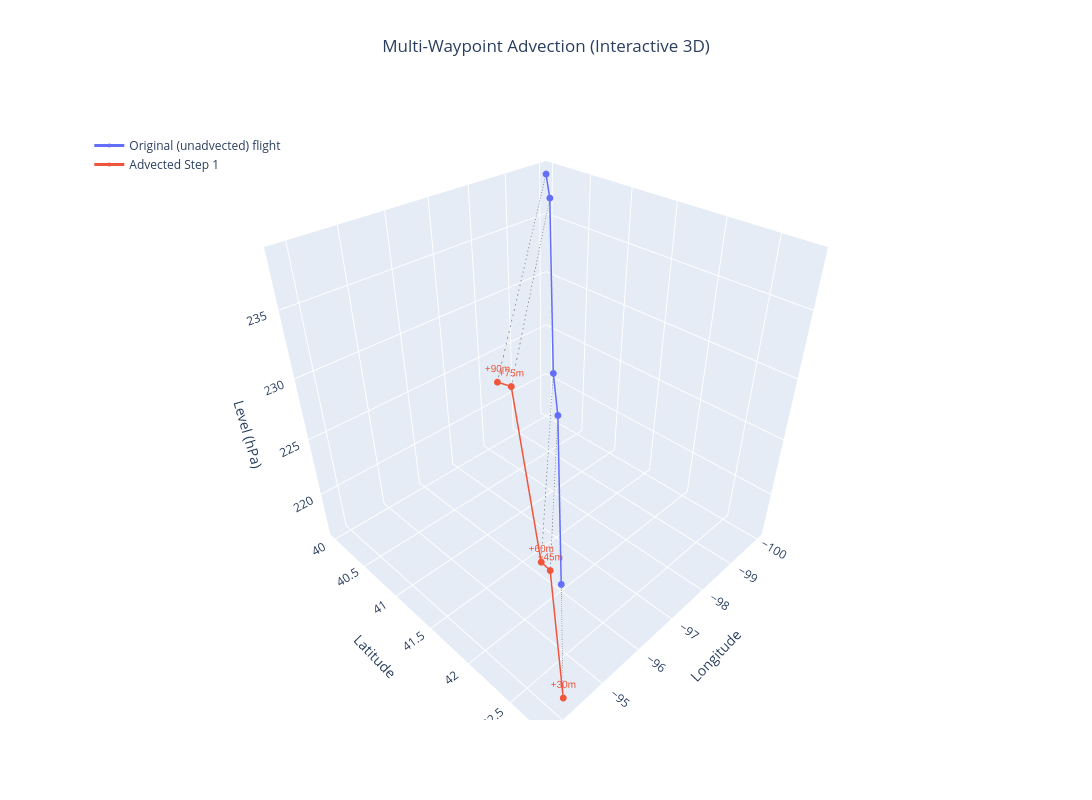

The notebook cell saved with this chart:
### Markdown cell above
## Visualize the Trajectory

Trace how the flight moved over the advection period. Note that this visualization works with either the 'Uniform Advection' or 'Advecting a Flight to a Time' cells.

### Code cell
import plotly.graph_objects as go
import plotly.express as px
import pandas as pd
import numpy as np

fig = go.Figure()

colors = px.colors.qualitative.Plotly
parcel_paths = {}

for i, flight in enumerate(advected_steps):
    df = flight.dataframe.copy()
    
    df['time'] = pd.to_datetime(df['time'])
    if 'advected_time' in df.columns:
        df['advected_time'] = pd.to_datetime(df['advected_time'])
    else:
        df['advected_time'] = df['time']
    
    if 'parcel_id' in df.columns:
        for _, row in df.iterrows():
            pid = row['parcel_id']
            if pid not in parcel_paths:
                parcel_paths[pid] = {'x': [], 'y': [], 'z': []}
            parcel_paths[pid]['x'].append(row['longitude'])
            parcel_paths[pid]['y'].append(row['latitude'])
            parcel_paths[pid]['z'].append(row['level'])
            
    time_diff_minutes = ((df['advected_time'] - df['time']).dt.total_seconds() / 60.0).round().astype(int)
    labels = [f"+{m}m" if m > 0 else "" for m in time_diff_minutes]
    name = f'Advected Step {i}' if i > 0 else 'Original (unadvected) flight'
    color = colors[i % len(colors)]

    fig.add_trace(go.Scatter3d(
        x=df['longitude'],
        y=df['latitude'],
        z=df['level'],
        mode='lines+markers+text',
        marker=dict(size=4, symbol='circle'),
        line=dict(color=color, width=3),
        text=labels,
        textposition="top center",
        textfont=dict(
            family="sans-serif",
            size=10,
            color=color
        ),
        customdata=df['parcel_id'] if 'parcel_id' in df.columns else None,
        name=name
    ))

# Draw travel lines between points as they get advected through time
for pid, coords in parcel_paths.items():
    if len(coords['x']) > 1:
        fig.add_trace(go.Scatter3d(
            x=coords['x'],
            y=coords['y'],
            z=coords['z'],
            mode='lines',
            line=dict(color='gray', width=1.5, dash='dash'),
            hoverinfo='none',
            showlegend=False
        ))

fig.update_layout(
    width=1100,
    height=800,
    scene=dict(
        xaxis_title='Longitude',
        yaxis_title='Latitude',
        zaxis_title='Level (hPa)',
    ),
    title={
        'text': "Multi-Waypoint Advection (Interactive 3D)",
        'y': 0.95,
        'x': 0.5,
        'xanchor': 'center',
        'yanchor': 'top'
    },
    legend=dict(
        yanchor="top", 
        y=0.95, 
        xanchor="left", 
        x=0.01
    )
)

fig.show()

### Figure 1 — Plotly figure (JSON) as saved in the notebook; plotly's stock layout.template omitted (floating-point values rounded to 4 significant figures)
{"data": [{"customdata": [0, 1, 2, 3, 4], "line": {"color": "#636EFA", "width": 3}, "marker": {"size": 4, "symbol": "circle"}, "mode": "lines+markers+text", "name": "Original (unadvected) flight", "text": ["", "", "", "", ""], "textfont": {"color": "#636EFA", "family": "sans-serif", "size": 10}, "textposition": "top center", "type": "scatter3d", "x": [-100.0, -99.0, -98.0, -97.0, -96.0], "y": [40.0, 40.5, 41.0, 41.5, 42.0], "z": [238.4, 238.4, 227.3, 227.3, 216.6]}, {"customdata": [0, 1, 2, 3, 4], "line": {"color": "#EF553B", "width": 3}, "marker": {"size": 4, "symbol": "circle"}, "mode": "lines+markers+text", "name": "Advected Step 1", "text": ["+90m", "+75m", "+60m", "+45m", "+30m"], "textfont": {"color": "#EF553B", "family": "sans-serif", "size": 10}, "textposition": "top center", "type": "scatter3d", "x": [-93.8, -93.86, -94.15, -94.12, -94.21], "y": [42.41, 42.5, 42.6, 42.7, 42.8], "z": [238.4, 238.4, 227.2, 227.2, 216.6]}, {"hoverinfo": "none", "line": {"color": "gray", "dash": "dash", "width": 1.5}, "mode": "lines", "showlegend": false, "type": "scatter3d", "x": [-100, -93.8], "y": [40, 42.41], "z": [238.4, 238.4]}, {"hoverinfo": "none", "line": {"color": "gray", "dash": "dash", "width": 1.5}, "mode": "lines", "showlegend": false, "type": "scatter3d", "x": [-99.0, -93.86], "y": [40.5, 42.5], "z": [238.4, 238.4]}, {"hoverinfo": "none", "line": {"color": "gray", "dash": "dash", "width": 1.5}, "mode": "lines", "showlegend": false, "type": "scatter3d", "x": [-98, -94.15], "y": [41.0, 42.6], "z": [227.3, 227.2]}, {"hoverinfo": "none", "line": {"color": "gray", "dash": "dash", "width": 1.5}, "mode": "lines", "showlegend": false, "type": "scatter3d", "x": [-97, -94.12], "y": [41.5, 42.7], "z": [227.3, 227.2]}, {"hoverinfo": "none", "line": {"color": "gray", "dash": "dash", "width": 1.5}, "mode": "lines", "showlegend": false, "type": "scatter3d", "x": [-96, -94.21], "y": [42.0, 42.8], "z": [216.6, 216.6]}], "layout": {"height": 800, "legend": {"x": 0.01, "xanchor": "left", "y": 0.95, "yanchor": "top"}, "scene": {"xaxis": {"title": {"text": "Longitude"}}, "yaxis": {"title": {"text": "Latitude"}}, "zaxis": {"title": {"text": "Level (hPa)"}}}, "title": {"text": "Multi-Waypoint Advection (Interactive 3D)", "x": 0.5, "xanchor": "center", "y": 0.95, "yanchor": "top"}, "width": 1100}}
